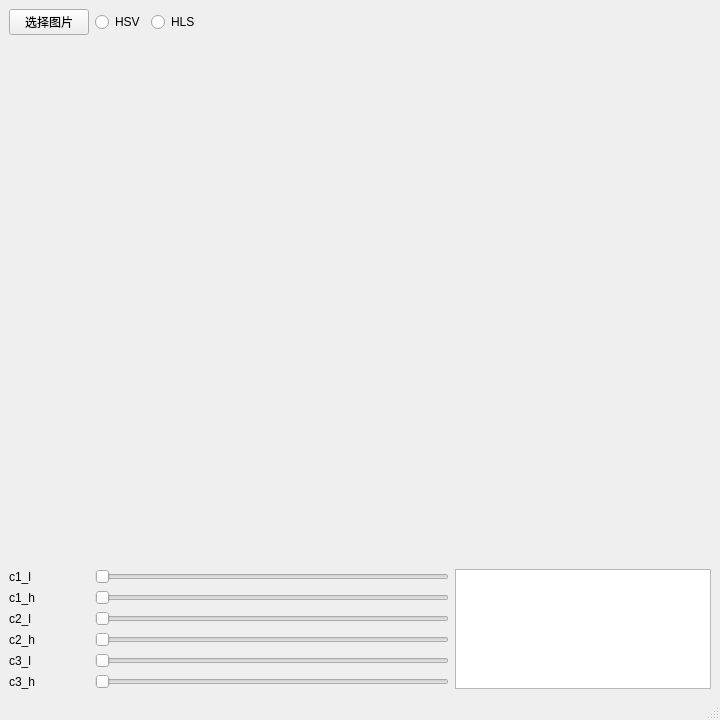
<?xml version="1.0" encoding="UTF-8"?>
<ui version="4.0">
 <class>mainWindow</class>
 <widget class="QMainWindow" name="mainWindow">
  <property name="geometry">
   <rect>
    <x>0</x>
    <y>0</y>
    <width>720</width>
    <height>720</height>
   </rect>
  </property>
  <property name="sizePolicy">
   <sizepolicy hsizetype="Fixed" vsizetype="Fixed">
    <horstretch>0</horstretch>
    <verstretch>0</verstretch>
   </sizepolicy>
  </property>
  <property name="minimumSize">
   <size>
    <width>720</width>
    <height>720</height>
   </size>
  </property>
  <property name="maximumSize">
   <size>
    <width>720</width>
    <height>720</height>
   </size>
  </property>
  <property name="windowTitle">
   <string>ColorCVT</string>
  </property>
  <property name="windowIcon">
   <iconset>
    <normaloff>icon.jpg</normaloff>icon.jpg</iconset>
  </property>
  <widget class="QWidget" name="centralwidget">
   <layout class="QGridLayout" name="gridLayout">
    <item row="7" column="0">
     <widget class="QLabel" name="c3_h_label">
      <property name="sizePolicy">
       <sizepolicy hsizetype="Fixed" vsizetype="Preferred">
        <horstretch>0</horstretch>
        <verstretch>0</verstretch>
       </sizepolicy>
      </property>
      <property name="text">
       <string>c3_h</string>
      </property>
     </widget>
    </item>
    <item row="7" column="1" colspan="3">
     <widget class="QSlider" name="c3_h_horizontalSlider">
      <property name="orientation">
       <enum>Qt::Horizontal</enum>
      </property>
     </widget>
    </item>
    <item row="0" column="0">
     <widget class="QPushButton" name="img_select_pushButton">
      <property name="text">
       <string>选择图片</string>
      </property>
     </widget>
    </item>
    <item row="4" column="1" colspan="3">
     <widget class="QSlider" name="c2_l_horizontalSlider">
      <property name="orientation">
       <enum>Qt::Horizontal</enum>
      </property>
     </widget>
    </item>
    <item row="5" column="0">
     <widget class="QLabel" name="c2_h_label">
      <property name="sizePolicy">
       <sizepolicy hsizetype="Fixed" vsizetype="Preferred">
        <horstretch>0</horstretch>
        <verstretch>0</verstretch>
       </sizepolicy>
      </property>
      <property name="text">
       <string>c2_h</string>
      </property>
     </widget>
    </item>
    <item row="5" column="1" colspan="3">
     <widget class="QSlider" name="c2_h_horizontalSlider">
      <property name="orientation">
       <enum>Qt::Horizontal</enum>
      </property>
     </widget>
    </item>
    <item row="6" column="1" colspan="3">
     <widget class="QSlider" name="c3_l_horizontalSlider">
      <property name="orientation">
       <enum>Qt::Horizontal</enum>
      </property>
     </widget>
    </item>
    <item row="6" column="0">
     <widget class="QLabel" name="c3_l_label">
      <property name="sizePolicy">
       <sizepolicy hsizetype="Fixed" vsizetype="Preferred">
        <horstretch>0</horstretch>
        <verstretch>0</verstretch>
       </sizepolicy>
      </property>
      <property name="text">
       <string>c3_l</string>
      </property>
     </widget>
    </item>
    <item row="2" column="4" rowspan="6">
     <widget class="QTextEdit" name="textEdit">
      <property name="sizePolicy">
       <sizepolicy hsizetype="Preferred" vsizetype="Preferred">
        <horstretch>0</horstretch>
        <verstretch>0</verstretch>
       </sizepolicy>
      </property>
      <property name="readOnly">
       <bool>true</bool>
      </property>
     </widget>
    </item>
    <item row="2" column="0">
     <widget class="QLabel" name="c1_l_label">
      <property name="sizePolicy">
       <sizepolicy hsizetype="Fixed" vsizetype="Preferred">
        <horstretch>0</horstretch>
        <verstretch>0</verstretch>
       </sizepolicy>
      </property>
      <property name="text">
       <string>c1_l</string>
      </property>
     </widget>
    </item>
    <item row="2" column="1" colspan="3">
     <widget class="QSlider" name="c1_l_horizontalSlider">
      <property name="sizePolicy">
       <sizepolicy hsizetype="Ignored" vsizetype="Fixed">
        <horstretch>0</horstretch>
        <verstretch>0</verstretch>
       </sizepolicy>
      </property>
      <property name="orientation">
       <enum>Qt::Horizontal</enum>
      </property>
     </widget>
    </item>
    <item row="1" column="0" colspan="5">
     <widget class="QLabel" name="img_label">
      <property name="enabled">
       <bool>true</bool>
      </property>
      <property name="sizePolicy">
       <sizepolicy hsizetype="Preferred" vsizetype="Preferred">
        <horstretch>0</horstretch>
        <verstretch>0</verstretch>
       </sizepolicy>
      </property>
      <property name="text">
       <string/>
      </property>
     </widget>
    </item>
    <item row="3" column="0">
     <widget class="QLabel" name="c1_h_label">
      <property name="sizePolicy">
       <sizepolicy hsizetype="Fixed" vsizetype="Preferred">
        <horstretch>0</horstretch>
        <verstretch>0</verstretch>
       </sizepolicy>
      </property>
      <property name="text">
       <string>c1_h</string>
      </property>
     </widget>
    </item>
    <item row="3" column="1" colspan="3">
     <widget class="QSlider" name="c1_h_horizontalSlider">
      <property name="orientation">
       <enum>Qt::Horizontal</enum>
      </property>
     </widget>
    </item>
    <item row="4" column="0">
     <widget class="QLabel" name="c2_l_label">
      <property name="sizePolicy">
       <sizepolicy hsizetype="Fixed" vsizetype="Preferred">
        <horstretch>0</horstretch>
        <verstretch>0</verstretch>
       </sizepolicy>
      </property>
      <property name="text">
       <string>c2_l</string>
      </property>
     </widget>
    </item>
    <item row="0" column="1">
     <widget class="QRadioButton" name="hsv_radioButton">
      <property name="sizePolicy">
       <sizepolicy hsizetype="Fixed" vsizetype="Fixed">
        <horstretch>0</horstretch>
        <verstretch>0</verstretch>
       </sizepolicy>
      </property>
      <property name="text">
       <string>HSV</string>
      </property>
      <property name="checked">
       <bool>false</bool>
      </property>
     </widget>
    </item>
    <item row="0" column="2">
     <widget class="QRadioButton" name="hls_radioButton">
      <property name="sizePolicy">
       <sizepolicy hsizetype="Minimum" vsizetype="Fixed">
        <horstretch>0</horstretch>
        <verstretch>0</verstretch>
       </sizepolicy>
      </property>
      <property name="text">
       <string>HLS</string>
      </property>
      <property name="checkable">
       <bool>true</bool>
      </property>
      <property name="checked">
       <bool>false</bool>
      </property>
     </widget>
    </item>
   </layout>
  </widget>
  <widget class="QMenuBar" name="menubar">
   <property name="geometry">
    <rect>
     <x>0</x>
     <y>0</y>
     <width>720</width>
     <height>26</height>
    </rect>
   </property>
  </widget>
  <widget class="QStatusBar" name="statusbar"/>
 </widget>
 <resources/>
 <connections/>
</ui>
